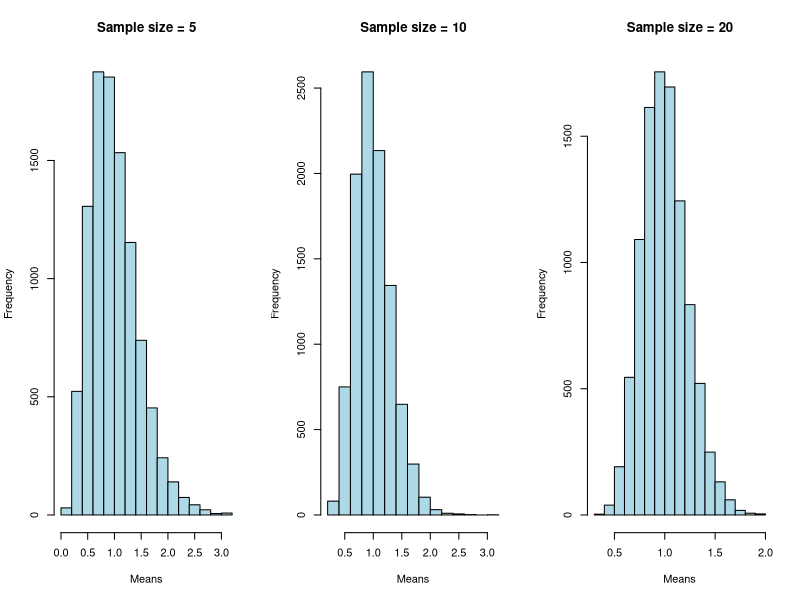

This figure's R source:
## ---- chunk 1
# Load required library
library(tidyverse)

# Create the data table
dt <- tribble(
  ~x,   ~y,   ~w,   ~z,
  210,   300,   220,   180,
  102,   100,   119,   187,
  176,   175,   188,   173,
  87,   95,   91,   94,
  202,   210,   234,   218,
  110,   122,   131,   128
)

# 1_a: Use map function to find the mean of each column
map_dbl(dt, mean)
## ---- chunk 2
# 1_b: Use map function to find the standard deviation of each column
map_dbl(dt, sd)

## ---- chunk 3
# 1_c: Use map function to calculate the square root of each value of each column
map(dt, sqrt)
## ---- chunk 4
# Calculate summary statistics for each column of the dt data table
summary_stats <- data.frame(
  Mean = colMeans(dt),
  Max = apply(dt, 2, max),
  Quartile_1 = apply(dt, 2, quantile, probs = 0.25),
  Quartile_3 = apply(dt, 2, quantile, probs = 0.75),
  Median = apply(dt, 2, median),
  Min = apply(dt, 2, min)
)

# Print the summary statistics
print(summary_stats)

## ---- chunk 5
# Write a function to simulate means from exponential distribution
simulate_means <- function(n_iterations, sample_size) {
  means <- replicate(n_iterations, mean(rexp(sample_size)))
  return(means)
}

# 2_a: Use map function
map_dbl(rep(5, 10000), ~ mean(rexp(.x)))
## ---- chunk 6
# 2_b: Use replicate function
replicate(10000, mean(rexp(5)))
## ---- chunk 7
# 2_c: Use a for loop to print plots for different sample sizes
sample_sizes <- c(5, 10, 20)
par(mfrow = c(1, length(sample_sizes)))  # Arrange plots in a single row
for (size in sample_sizes) {
  means <- replicate(10000, mean(rexp(size)))
  hist(means, main = paste("Sample size =", size), xlab = "Means", col = "lightblue")
}
## ---- chunk 8
#Problem 3. Method 1
output <- vector("double", ncol(mtcars))
for (i in seq_along(mtcars)) {
  output[i] <- sd(mtcars[[i]])
}
output

# Method 2
sapply(mtcars, sd)
